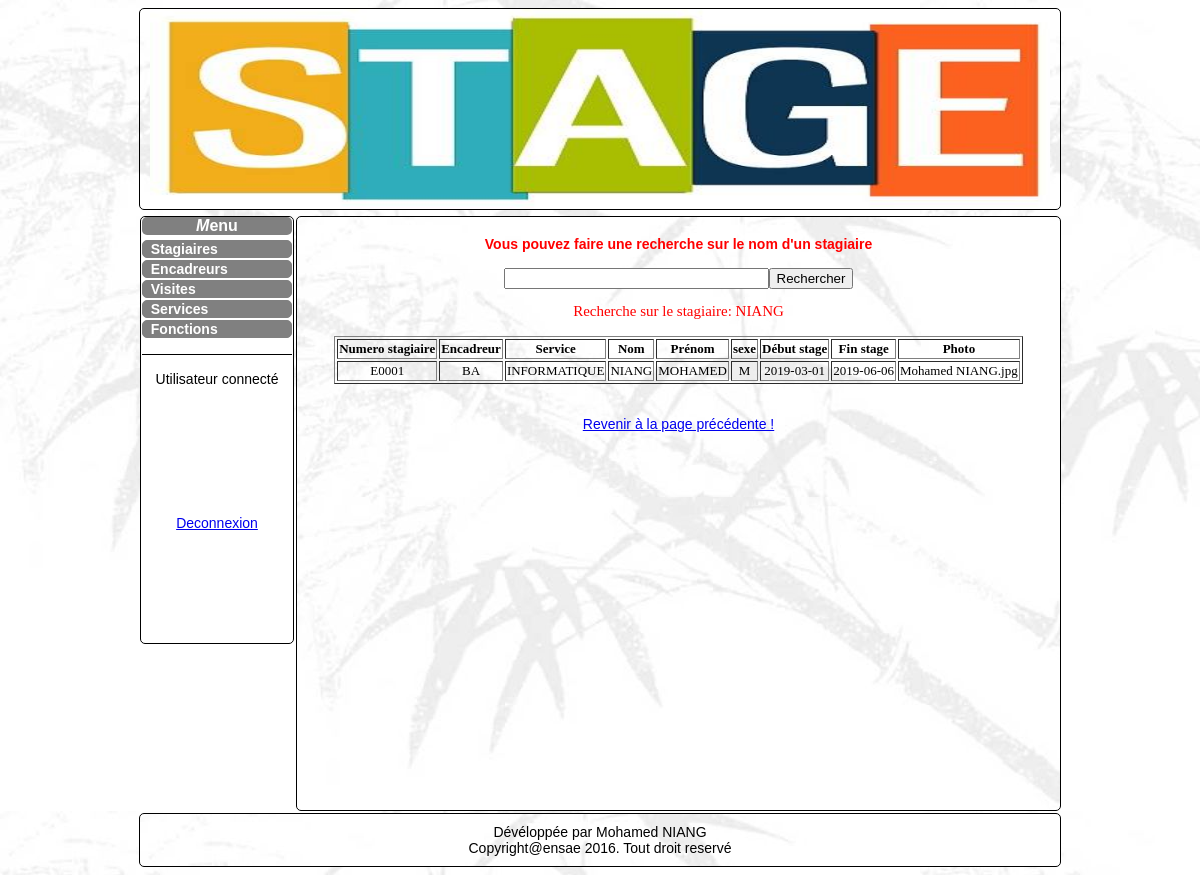
Screenshot of /function_recherche_stagiaire.php?recherche=NIANG with the database file from the repository.
### tables this page shows
CREATE TABLE IF NOT EXISTS `stagiaires` (
  `numstagiaire` varchar(5) NOT NULL,
  `matricule` int(11) NOT NULL,
  `codeserv` int(11) NOT NULL,
  `nom` varchar(15) NOT NULL,
  `prenom` varchar(15) NOT NULL,
  `sexe` varchar(1) NOT NULL,
  `datenais` date NOT NULL,
  `debutstage` date NOT NULL,
  `finstage` date NOT NULL,
  `photo` varchar(50) NOT NULL DEFAULT 'defaultpict.jpg',
  PRIMARY KEY (`numstagiaire`),
  KEY `matricule` (`matricule`,`codeserv`),
  KEY `codeserv` (`codeserv`)
);

CREATE TABLE IF NOT EXISTS `encadreurs` (
  `matricule` int(11) NOT NULL AUTO_INCREMENT,
  `codeFonction` int(11) NOT NULL,
  `nomenc` varchar(15) NOT NULL,
  `prenomenc` varchar(15) NOT NULL,
  `sexe` varchar(1) NOT NULL,
  `telephone` varchar(15) NOT NULL,
  PRIMARY KEY (`matricule`),
  KEY `codeFonction` (`codeFonction`)
);

CREATE TABLE IF NOT EXISTS `services` (
  `codeserv` int(11) NOT NULL AUTO_INCREMENT,
  `libelleserv` varchar(20) NOT NULL,
  `chefserv` varchar(20) NOT NULL,
  PRIMARY KEY (`codeserv`)
);

### function_recherche_stagiaire.php (the view, shortened to what this page needs)
<?php
include('includes/config.php');
$recherche=$_GET['recherche'];
?>
<html>
<head>
	<link href="css/stylestage.css" rel="stylesheet" type="text/css">
</head>
<body>
<div>
	<div><img src="images/stagiaires1.jpg"  id="entete" /></div>
	<div id="milieu">
	<div class="menugauche">
		<div class="menu a" style="border-bottom-width:1px; border-bottom-style:solid;" >
		<div style="background-color:gray; color:white;  -moz-border-radius: 5px; -webkit-border-radius: 5px; font-size:16px;"><strong><i>M</i>enu</strong></div>
			<div class="lienmenu"><a href="stagiaires.php">&nbsp;&nbsp;<strong>Stagiaires</strong></a></div>
			<div class="lienmenu"><a href="encadreurs.php">&nbsp;&nbsp;<strong>Encadreurs</strong></a></div>
			<div class="lienmenu"><a href="visites.php">&nbsp;&nbsp;<strong>Visites</strong></a></div>
			<div class="lienmenu"><a href="services.php">&nbsp;&nbsp;<strong>Services</strong></a></div>
			<div class="lienmenu"><a href="fonction.php">&nbsp;&nbsp;<strong>Fonctions</strong></a></div>
		<br />
		</div><br />
		<div>
			Utilisateur connect&eacute;<br /><br />
			<span style="color:red; font-family:arial; font-size:16px;"><?php echo ucfirst($_SESSION['prenom'])."  ".ucfirst($_SESSION['nomuser']);?></span><br /><br /><br /><br /><br /><br /><br />
			<a href="logout.php">Deconnexion</a>
		</div>
		<br /><br /><br /><br /><br /><br /><br />
	</div>
	<div id="contenu1">
		<br />
		<div>
			<strong style="color:red;">Vous pouvez faire une recherche sur le nom d'un stagiaire</strong>
			<form name="search" action="function_recherche_stagiaire.php" method="GET" ><br />
			<span><input type="text" name="recherche" id="recherche" size="30" maxlength="30" value="" TABINDEX="1" /></span><span><input type="submit" name="recherch" value="Rechercher" /></span>
			</form>
			<?php
				echo "<div style=\" font-size:15px; text-align:center; color:red; font-family:palatino Linotype;\"> Recherche sur le stagiaire: ".$recherche."</div><br />";
				if (strlen($recherche)<3){
					echo "<div style=\" font-size:13px; text-align:center; font-family:palatino Linotype;\">Vous devez saisir au moins 3 caracteres!</div>";
				}else{
					$req="select * from stagiaires inner join encadreurs on stagiaires.matricule=encadreurs.matricule inner join services on stagiaires.codeserv=services.codeserv where nom like '%$recherche%' order by nom";
					$connect=mysqli_query($connexion,$req) or die(mysqli_error());
					$compter=mysqli_num_rows($connect);
					if ($compter<=0){
						echo "<div style=\" font-size:13px; text-align:center; font-family:palatino Linotype;\">Ce stagiaire n'existe pas!</div>";
					}
					else{
						?><center>
						<table border=1 style="font-size:13px; text-align:center; font-family:palatino Linotype; color:black;">
						<tr><th>Numero stagiaire</th><th>Encadreur</th><th>Service</th><th>Nom</th><th>Pr&eacute;nom</th><th>sexe</th><th>D&eacute;but stage</th><th>Fin stage</th><th>Photo</th></tr>
						<?php
						while($donnee=mysqli_fetch_array($connect)){
						echo '<tr>';
						echo '<td>'.$donnee['numstagiaire'].'</td><td>'.strtoupper($donnee['nomenc']).'</td><td>'.strtoupper($donnee['libelleserv']).'</td><td>'.strtoupper($donnee['nom']).'</td><td>'.strtoupper($donnee['prenom']).'</td><td>'.strtoupper($donnee['sexe']).'</td><td>'.$donnee['debutstage'].'</td><td>'.$donnee['finstage'].'</td><td>'.$donnee['photo'].'</td>';
						echo'</tr>';
						}
						?>
						</table></center>
						<br/><br/><a href="gestion.php">Revenir &agrave; la page pr&eacute;c&eacute;dente !</a>
				<?php
					}
				}
			?>
		</div>
		<br /><br /><br /><br /><br /><br /><br /><br /><br /><br /><br /><br /><br /><br /><br /><br /><br /><br /><br /><br /><br /><br /><br />
	</div>
	</div>
	<div id="pied" >
		D&eacute;v&eacute;lopp&eacute;e par Mohamed NIANG<br />Copyright@ensae 2016. Tout droit reserv&eacute;
	</div>
</div>
</body>
</html>

### css/stylestage.css (style rules this page uses)
body { width:1000px; margin-left:auto; margin-right:auto; text-align:center; background-image:url(images/background2.jpg); font-family:arial Calibri; }
#contenu1 { width:743px; text-align:center; background-color:white; font-family:arial; padding-left:10px; padding-right:10px; padding-bottom:10px; padding-top:3px; background-image:url(images/background2.jpg); background-repeat:no-repeat; font-size:14px; border:1px solid black; -moz-border-radius: 5px; -webkit-border-radius: 5px; float:left; }
#entete { width:900px; height:200px; border:1px solid black; -moz-border-radius: 5px; -webkit-border-radius: 5px; padding-left:10px; padding-right:10px; margin-bottom:3px; }
#pied { background-image:url(images/background2.jpg); background-repeat:no-repeat; font-size:14px; border:1px solid black; width:900px; margin-left:auto; margin-right:auto; text-align:center; font-family:arial; padding:10px; -moz-border-radius: 5px; -webkit-border-radius: 5px; }
.menugauche { float:left; width:150px; margin-left:40px; margin-right:2px; text-align:center; background-color:white; font-family:arial; padding-left:1px; padding-right:1px; background-repeat:no-repeat; font-size:14px; border:1px solid black; -moz-border-radius: 5px; -webkit-border-radius: 5px; }
.menu a { text-decoration:none; color:white; }
.menu a:link { text-decoration:none; color:white; }
.lienmenu { border:solid 1px gray; color:white; background-color:gray; text-align:left; -moz-border-radius: 5px; -webkit-border-radius: 5px; }

### rows the page displays
stagiaires: numstagiaire "E0001", matricule.nomenc "BA", codeserv.libelleserv "INFORMATIQUE", nom "NIANG", prenom "MOHAMED", matricule.sexe "M", debutstage "2019-03-01", finstage "2019-06-06", photo "Mohamed NIANG.jpg"

### other values shown
$recherche "NIANG"
